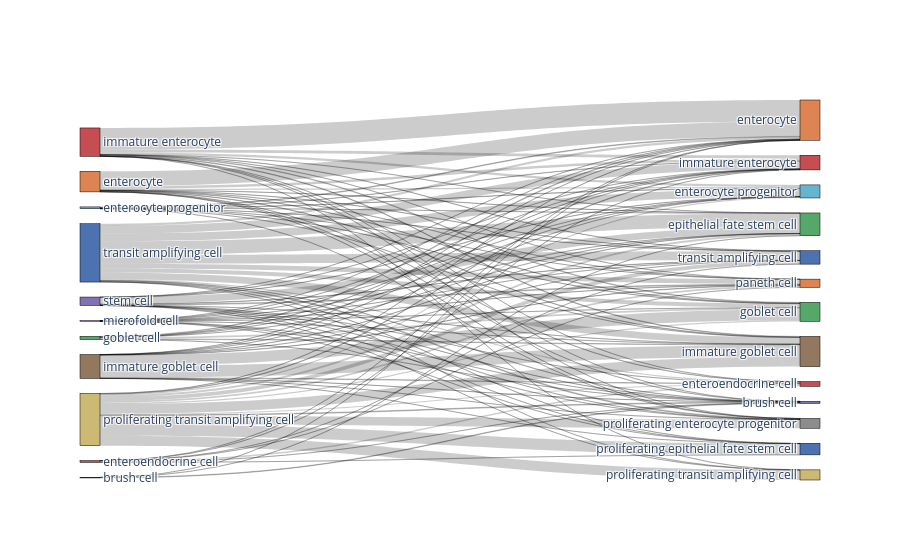

The cell this chart's notebook holds for it:
### Code cell
adata_predicted_wo_unknown = adata_predicted.copy()
adata_predicted_wo_unknown = bc.subset_adata(adata_predicted_wo_unknown, adata_predicted_wo_unknown.obs.auto_annot != 'unknown', raw=False)
bc.pl.riverplot_2categories(adata_predicted_wo_unknown, [celltype_test, 'auto_annot'])

### Figure 1 — Plotly figure (JSON) as saved in the notebook; plotly's stock layout.template omitted (floating-point values rounded to 4 significant figures)
{"data": [{"link": {"source": [10, 10, 10, 10, 10, 10, 10, 10, 10, 10, 10, 10, 10, 8, 8, 8, 8, 8, 8, 8, 8, 8, 8, 8, 8, 8, 6, 6, 6, 6, 6, 6, 6, 6, 6, 6, 6, 6, 1, 1, 1, 1, 1, 1, 1, 1, 1, 1, 1, 0, 0, 0, 4, 4, 4, 4, 4, 4, 4, 9, 9, 9, 9, 9, 9, 9, 9, 9, 9, 9, 9, 5, 5, 5, 5, 5, 5, 5, 5, 5, 5, 5, 5, 2, 2, 2, 2, 2, 2, 2, 2, 2, 3, 3, 3, 3, 3, 3, 3, 7, 7, 7, 7, 7, 7, 7, 7, 7, 7, 7], "target": [18, 20, 19, 15, 14, 17, 16, 22, 12, 11, 13, 23, 21, 18, 20, 19, 15, 14, 17, 16, 22, 12, 11, 13, 23, 21, 18, 20, 19, 15, 14, 17, 16, 12, 11, 13, 23, 21, 18, 20, 19, 15, 14, 17, 16, 12, 11, 13, 23, 15, 12, 11, 18, 15, 17, 16, 12, 11, 13, 18, 20, 19, 15, 14, 17, 22, 12, 11, 13, 23, 21, 18, 20, 19, 15, 14, 17, 16, 22, 12, 11, 13, 23, 18, 20, 19, 15, 17, 16, 12, 13, 23, 19, 14, 17, 12, 11, 23, 21, 18, 20, 19, 15, 17, 16, 12, 11, 13, 23, 21], "value": [1061, 142, 741, 2166, 190, 1204, 645, 24, 351, 58, 1240, 1396, 40, 1567, 1380, 298, 313, 160, 97, 192, 1583, 30, 122, 189, 572, 1788, 1878, 8, 60, 36, 89, 12, 1689, 1, 13, 3, 4, 2, 66, 14, 20, 24, 43, 399, 79, 2366, 14, 213, 29, 1, 1, 95, 90, 2, 12, 286, 117, 5, 1, 9, 2, 136, 1045, 13, 7, 1, 4, 15, 41, 64, 7, 96, 13, 3, 6, 2, 504, 108, 1, 3405, 2, 328, 36, 14, 5, 3, 4, 62, 20, 106, 56, 24, 5, 256, 3, 1, 1, 1, 1, 14, 1, 39, 20, 27, 4, 9, 7, 3, 1, 1]}, "node": {"color": ["#8172b3", "#dd8452", "#64b5cd", "#c44e52", "#55a868", "#c44e52", "#937860", "#da8bc3", "#ccb974", "#8172b3", "#4c72b0", "#8172b3", "#dd8452", "#64b5cd", "#c44e52", "#55a868", "#55a868", "#c44e52", "#937860", "#dd8452", "#8c8c8c", "#4c72b0", "#ccb974", "#4c72b0"], "label": ["brush cell", "enterocyte", "enterocyte progenitor", "enteroendocrine cell", "goblet cell", "immature enterocyte", "immature goblet cell", "microfold cell", "proliferating transit amplifying cell", "stem cell", "transit amplifying cell", "brush cell", "enterocyte", "enterocyte progenitor", "enteroendocrine cell", "epithelial fate stem cell", "goblet cell", "immature enterocyte", "immature goblet cell", "paneth cell", "proliferating enterocyte progenitor", "proliferating epithelial fate stem cell", "proliferating transit amplifying cell", "transit amplifying cell"], "line": {"color": "black", "width": 0.5}, "pad": 15, "thickness": 20}, "type": "sankey"}], "layout": {}}
